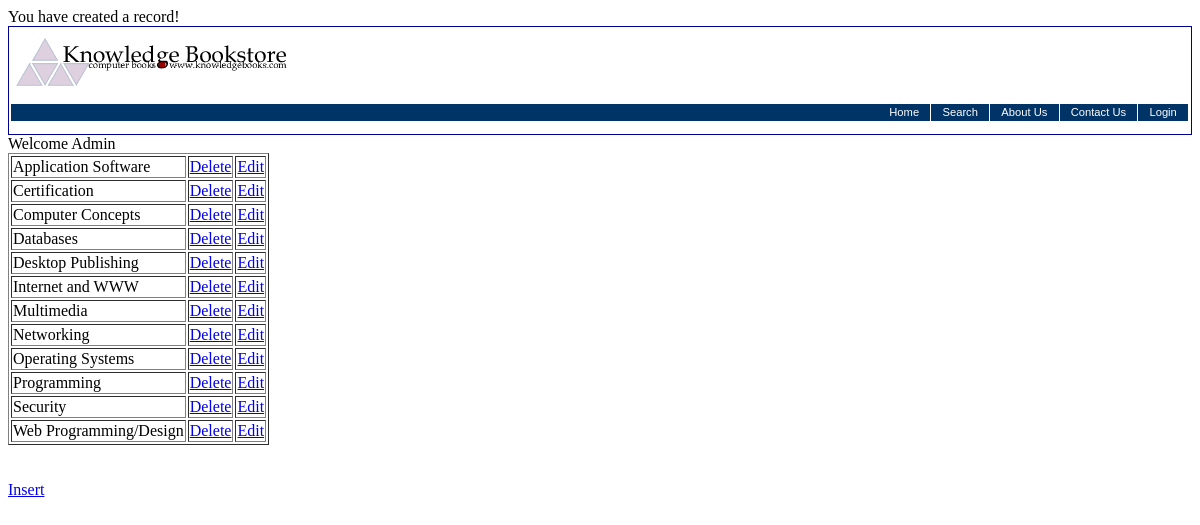
The app's page /actinsert.php with its own data.
### tables this page shows
CREATE TABLE `categories` (
  `categoryid` int(11) NOT NULL,
  `name` varchar(30) NOT NULL DEFAULT ''
);

### admin.php (the view, shortened to what this page needs)
<?php
	include ("header.php");
				echo "<head>";
					echo "<link rel='stylesheet' type='text/css' href='css/navigation.css'>";
					echo "</head>";
				include ("db.connection.php");
				$query="Select * from categories";
				$result=mysqli_query($conn, $query);
						echo "Welcome Admin";
						echo "<table border=1>";
							while($row=mysqli_fetch_array($result))
							{
								echo "<tr><td>";
								echo $row['name'];
								echo "</td><td>";
								echo "<a href=actdelete.php?categoryid=";
							    echo $row['categoryid'];
								echo "> Delete </a>";
								echo "</td><td>";
								echo "<a href=actedit.php?categoryid=";
								echo $row['categoryid'];
								echo "> Edit </a>";
								echo "</td></tr>";
							}
						echo "</table>";
				echo "<a href=insert.php> Insert  </a>";
?>

### records on screen
categories: name "Application Software"
categories: name "Certification"
categories: name "Computer Concepts"
categories: name "Databases"
categories: name "Desktop Publishing"
categories: name "Internet and WWW"
categories: name "Multimedia"
categories: name "Networking"
categories: name "Operating Systems"
categories: name "Programming"
categories: name "Security"
categories: name "Web Programming/Design"
